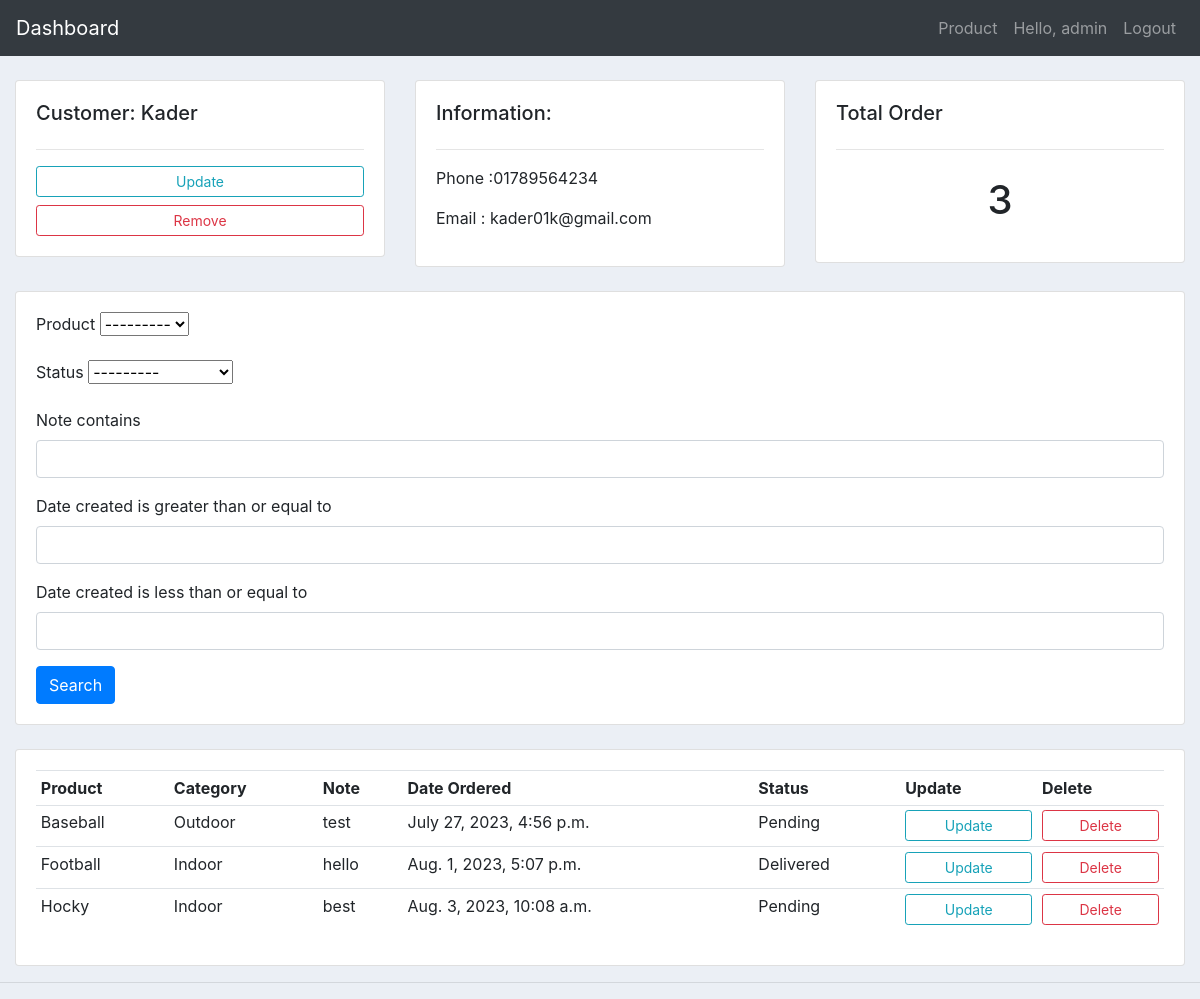
The page /customer/2/ (signed in) on the database its author committed.
### myapp/models.py (models this page shows, shortened)
class Customer(models.Model):
    name         = models.CharField(max_length=20, null=True)
    email        = models.EmailField(max_length=60, null=True)
    phone        = models.CharField(max_length=11, null=True)
    date_created = models.DateTimeField(auto_now_add=True, null=True)

class Order(models.Model):
    STATUS      = (
                ('Delivered','Delivered'),
                ('Pending','Pending'),
                ('Out For Delivery','Out For Delivery'),
            )
    customer     = models.ForeignKey(Customer, null=True, on_delete=models.SET_NULL)
    product      =  models.ForeignKey(Product, null=True, on_delete=models.SET_NULL)
    status       = models.CharField(max_length=500, null=True, choices=STATUS)
    note         = models.CharField(max_length=5000, null=True)
    date_created = models.DateTimeField(auto_now_add=True, null=True)

class Product(models.Model):
    CATEGORY = (
        ('Indoor', 'Indoor'),
        ('Outdoor', 'Outdoor'),
    )
    name         = models.CharField(max_length=20, null=True)
    price        = models.FloatField(max_length=4, null=True)
    category     = models.CharField(max_length=500, null=True, choices=CATEGORY)
    description  = models.CharField(max_length=300, null=True, blank=True)
    date_created = models.DateTimeField(auto_now_add=True, null=True)
    tags         = models.ManyToManyField(Tag)
    def __str__(self) :
       return self.name

### myapp/views.py (the view)
# urls.py: path('customer/<int:id>/', views.customer, name="customer"),
@login_required(login_url='login')
def customer(request,id):
    customer = Customer.objects.get(id=id)
    orders = customer.order_set.all()
    orderFilter = OrderFilter(request.GET, queryset=orders)
    orders = orderFilter.qs
    context = {'customer':customer,'orders':orders,'orderFilter':orderFilter,}
    return render(request, 'accounts/customer.html',context)

### templates/accounts/customer.html (shortened to what this page needs)
{% extends 'base.html' %}
{% load crispy_forms_tags %}
{% block body %}
<br>
<div class="row">
    <div class="col-md">
        <div class="card card-body">
            <h5>Customer: {{ customer.name }}</h5>
            <hr>
            <a href="" class="btn btn-outline-info btn-sm btn-block">Update</a>
            <a href="" class="btn btn-outline-danger btn-sm btn-block">Remove</a>
        </div>
    </div>
    <div class="col-md">
        <div class="card card-body">
            <h5>Information:</h5>
            <hr>
            <p>Phone :{{ customer.phone }}</p>
            <p>Email : {{ customer.email }}</p>
        </div>
    </div>
    <div class="col-md">
        <div class="card card-body">
            <h5>Total Order</h5>
            <hr>
            <h1 style="text-align: center; padding: 10px;">{{ orders.count }}</h1>
        </div>
    </div>
</div>
<br>
<div class="row">
    <div class="col">
        <div class="card card-body">
            <form method="get">
                {{ orderFilter.form | crispy }}
                <button class="btn btn-primary" type="submit">Search</button>
            </form>
        </div>
    </div>
</div>
<br>
<div class="row">
    <div class="col-md">
        <div class="card card-body">
            <table class="table table-sm">
                <tr>
                    <th>Product</th>
                    <th>Category</th>
                    <th>Note</th>
                    <th>Date Ordered</th>
                    <th>Status</th>
                    <th>Update</th>
                    <th>Delete</th>
                </tr>
                {% for order in orders %}
                <tr>
                    <td>{{ order.product.name }}</td>
                    <td>{{ order.product.category }}</td>
                    <td>{{ order.note }}</td>
                    <td>{{ order.date_created }}</td>
                    <td>{{ order.status }}</td>
                    <td><a href="{% url 'update_order' order.id %}" class="btn btn-outline-info btn-sm btn-block">Update</a></td>
                    <td><a href="{% url 'delete_order' order.id %}" class="btn btn-outline-danger btn-sm btn-block">Delete</a></td>
                </tr>
                {% endfor %}
            </table>
        </div>
    </div>
</div>
{% endblock %}

### templates/navbar.html (shortened to what this page needs)
<nav class="navbar navbar-expand-lg navbar-dark bg-dark">
    <a class="navbar-brand" href="{% url 'dashboard' %}">Dashboard</a>
    <div class="collapse navbar-collapse" id="navbarSupportedContent">
      <ul class="navbar-nav ml-auto">
        <li class="nav-item">
          <a class="nav-link" href="{% url 'product' %}">Product</a>
        </li>
        {% if request.user.is_authenticated %}
        <li class="nav-item">
          <span class="nav-link">Hello, {{ request.user }}</span>
        </li>
        <li class="nav-item">
          <a class="nav-link" href="{% url 'logout' %}">Logout</a>
        </li>
        {% endif %}
    </div>
  </nav>

### static/css/main.css (style rules this page uses)
body { background-color: #ebeff5; }

### rows shown on the page
Customer: name "Kader", phone "01789564234", email "kader01k@gmail.com"
Order: product.name "Baseball", product.category "Outdoor", note "test", date_created "July 27, 2023, 4:56 p.m.", status "Pending"
Order: product.name "Football", product.category "Indoor", note "hello", date_created "Aug. 1, 2023, 5:07 p.m.", status "Delivered"
Order: product.name "Hocky", product.category "Indoor", note "best", date_created "Aug. 3, 2023, 10:08 a.m.", status "Pending"

### other values the page prints
{{ request.user }} "admin"
{{ orders.count }} "3"
